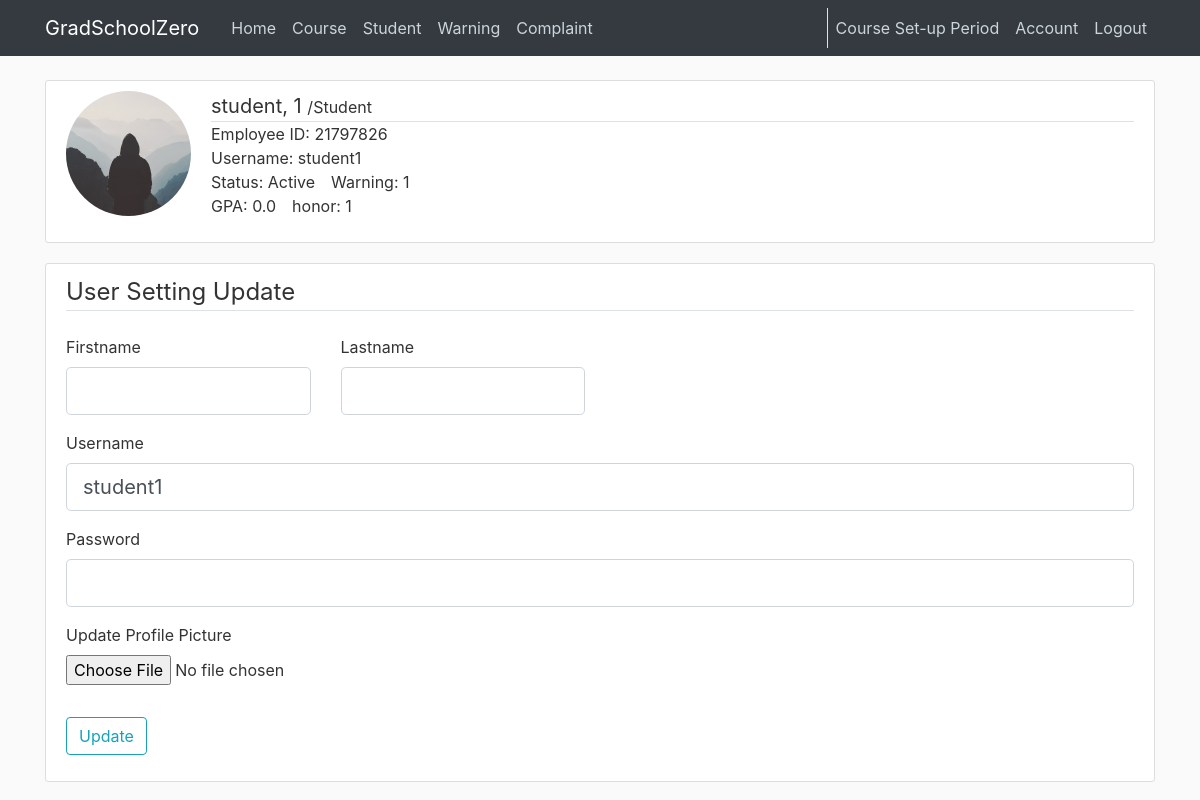
Page /account/ (signed in) on the committed database.
### cunyzero/models.py (models this page shows, shortened)
class Period(db.Model):#set-up, registration, running, or grading period
    id = db.Column(db.Integer, primary_key=True)
    period = db.Column(db.Integer, nullable = False, default=0)#periods passed
    def getPeriodName(self):# returns set-up, registration, running, or grading period
        remainder = self.period % 4
        if remainder==0:
            return "Course Set-up Period"

class Student(db.Model):
    ownerId = db.Column(db.Integer, primary_key=True)
    firstname = db.Column(db.String(30), nullable=False)
    lastname = db.Column(db.String(30), nullable=False)
    programId = db.Column(db.Integer, db.ForeignKey('program.id'), nullable=False)
    honor = db.Column(db.Integer, nullable = False, default=0)
    status = db.Column(db.String(20), default='Employed') # suspended, graduated, etc.
    fine = db.Column(db.Float, nullable = False, default=0)
    gpa = db.Column(db.Float, nullable = False, default=0.0)
    warning = db.Column(db.Integer, nullable = False, default=0) # ???????????
    enrollmentPermission = db.Column(db.Boolean, nullable=False, default=False)#special enrollment permission
    user = db.relationship('User', backref='studentOwner', lazy=True)
    courses = db.relationship('StudentCourse', backref='student', lazy=True)
    application = db.relationship('GraduationApplication', backref='applicant', lazy=True)
    warnings = db.relationship('Warning', backref='targetStudent', lazy=True) # get length by len(Student.warnings)

class User(db.Model, UserMixin):
    id = db.Column(db.Integer, primary_key=True)
    username = db.Column(db.String(20), unique=True, nullable=False)
    image_file = db.Column(db.String(20), nullable=False, default='default.jpg')
    password = db.Column(db.String(60), nullable=False)
    role = db.Column(db.String(30), nullable=False, default='Visitor')
    ownerId = db.Column(db.Integer, db.ForeignKey('visitor.ownerId'), db.ForeignKey('admin.ownerId'), db.ForeignKey('student.ownerId'), db.ForeignKey('instructor.ownerId'))
    def getPeriodName(self):
        return Period.query.all()[0].getPeriodName()

### cunyzero/routes.py (the view)
@app.route('/account/', methods=['GET', 'POST'])
@login_required
def account():
    form = UpdateAccountForm()
    if current_user.role == 'Student':
        owner = current_user.studentOwner
    elif current_user.role == 'Instructor':
        owner = current_user.instructorOwner
    else:
        owner = current_user.adminOwner
    if form.validate_on_submit():
        if form.picture.data:
            picture_file = save_picture(form.picture.data)
            current_user.image_file = picture_file
        if form.password.data:
            hashed_password = bcrypt.generate_password_hash(form.password.data).decode('utf-8')
            current_user.password = hashed_password
        current_user.username = form.username.data
        owner.firstname = form.firstname.data
        owner.lastname = form.lastname.data
        db.session.commit()
        flash('Your account has been updated!', 'success')
        return redirect(url_for('account'))
    elif request.method == 'GET':
        form.username.data = current_user.username
    image_file = url_for('static', filename= "profile_pics/" + current_user.image_file)
    return render_template("account.html", title="Account",
                           image_file=image_file, form=form, owner=owner)

### cunyzero/forms.py (shortened to what this page needs)
class UpdateAccountForm(FlaskForm):
    firstname = StringField('Firstname', validators=[DataRequired()])
    lastname = StringField('Lastname', validators=[DataRequired()])
    username = StringField('Username',
                           validators=[DataRequired(), Length(min=2, max=20)] )
    password = PasswordField('Password', validators=[DataRequired()])
    picture = FileField('Update Profile Picture', validators=[FileAllowed(['jpg', 'png'])])
    submit = SubmitField('Update')

### cunyzero/models.py (called while the page is built)
@login_manager.user_loader
def load_user(user_id):
    return User.query.get(int(user_id))

### cunyzero/templates/account.html (shortened to what this page needs)
{% extends "layout.html"%}
{% block content %}
    <div class="content-section">
        <div class="media">
        <img class="rounded-circle account-img" src="{{ image_file }}">
            <div class="media-body">
                <div class="lead border-bottom">
                    {% if current_user.role != 'Admin' %}
                        <strong>{{ owner.firstname }}, {{ owner.lastname }}</strong>
                        <small>/{{ current_user.role }}</small>
                    {% else %}
                        <strong>Admin</strong>
                    {% endif %}
                </div>
                <div class="media-content">
                    <div>Employee ID: {{ current_user.ownerId }}</div>
                    <div>Username: {{ current_user.username }}</div>
                    {% if current_user.role != 'Admin' %}
                        <div class="row ml-0">
                            {% if owner.status== 'Employed' %}
                            <div class="mr-3">Status: Active</div>
                            {% else %}
                            <div class="mr-3">Status: {{ owner.status }}</div>
                            {% endif %}
                            <div class="mr-3">Warning: {{ owner.warning }}</div>
                        </div>
                        {% if current_user.role == 'Student' %}
                        <div class="row ml-0">
                            <div class="mr-3">GPA: {{ owner.gpa }}</div>
                            <div class="mr-3">honor: {{ owner.honor }}</div>
                        </div>
                        {% endif %}
                    {% endif %}
                </div>
            </div>
        </div>
    </div>
    {% if current_user.role != 'Admin' %}
        <div class="content-section">
            <form method="POST", action="", enctype="multipart/form-data">
                <fieldset class="form-group">
                    <legend class="border-bottom mb-4">User Setting Update</legend>
                    <div class="row">
                        <div class="form-group col-md-3">
                            {{ form.firstname.label(class="form-control-label") }}
                            {% if form.firstname.errors %}
                                {{ form.firstname(class="form-control form-control-lg is-invalid") }}
                                <div class="invalid-feedback">
                                    {% for error in form.firstname.errors %}
                                        <span>{{ error }}</span>
                                    {% endfor%}
                                </div>
                            {% else %}
                                {{ form.firstname(class="form-control form-control-lg") }}
                            {% endif %}
                        </div>
                        <div class="form-group col-md-3">
                            {{ form.lastname.label(class="form-control-label") }}
                            {% if form.lastname.errors %}
                                {{ form.lastname(class="form-control form-control-lg is-invalid") }}
                                <div class="invalid-feedback">
                                    {% for error in form.lastname.errors %}
                                        <span>{{ error }}</span>
                                    {% endfor%}
                                </div>
                            {% else %}
                                {{ form.lastname(class="form-control form-control-lg") }}
                            {% endif %}
                        </div>
                    </div>
                    <div class="form-group">
                        {{ form.username.label(class="form-control-label") }}
                        {% if form.username.errors %}
                            {{ form.username(class="form-control form-control-lg is-invalid") }}
                            <div class="invalid-feedback">
                                {% for error in form.username.errors %}
                                    <span>{{ error }}</span>
                                {% endfor%}
                            </div>
                        {% else %}
                            {{ form.username(class="form-control form-control-lg") }}
                        {% endif %}
                    </div>
                    <div class="form-group">
                        {{ form.password.label(class="form-control-label") }}
                        {% if form.password.errors %}
                            {{ form.password(class="form-control form-control-lg is-invalid") }}
                            <div class="invalid-feedback">
                                {% for error in form.password.errors %}
                                    <span>{{ error }}</span>
                                {% endfor%}
                            </div>
                        {% else %}
                            {{ form.password(class="form-control form-control-lg") }}
                        {% endif %}
                    </div>
                    <div class="form-group">
                        {{ form.picture.label() }}
                        {{ form.picture(class="form-control-file") }}
                    </div>
                </fieldset>
                <div class="form-group">
                    {{ form.submit(class="btn btn-outline-info") }}
                </div>
            </form>
        </div>
    {% endif %}
{% endblock content %}

### cunyzero/templates/layout.html (shortened to what this page needs)
<!DOCTYPE html>
<html lang="en">
<head>
    <link rel="stylesheet" href="https://maxcdn.bootstrapcdn.com/bootstrap/4.0.0/css/bootstrap.min.css">
    <link rel="stylesheet" type="text/css" href="{{ url_for('static', filename='main.css') }}">
    <link rel="stylesheet" type="text/css" href="{{ url_for('static', filename='uicons-regular-rounded.css') }}">
</head>
<body id="bootstrap-overrides">
    <header class="site-header">
        <nav class="navbar navbar-expand-md navbar-dark bg-dark fixed-top">
            <div class="container">
                <a class="navbar-brand mr-4" href="/">GradSchoolZero</a>
                <div class="collapse navbar-collapse" id="navbarToggle">
                    <div class="navbar-nav mr-auto">
                        <a class="nav-item nav-link" href="{{ url_for('home') }}">Home</a>
                        {% if current_user.is_authenticated %}
                            {% if current_user.role == 'Visitor' %}
                                <a class="nav-item nav-link" href="{{ url_for('course_manage') }}">Course</a>
                                <a class="nav-item nav-link" href="{{ url_for('instructor_manage') }}">Instructor</a>
                            {% elif current_user.role == 'Student' %}
                                <a class="nav-item nav-link" href="{{url_for('register_course')}}">Course</a>
                                <a class="nav-item nav-link" href="{{ url_for('individual_review',role='Student',owner_id=current_user.ownerId)}}">Student</a>
                                <a class="nav-item nav-link" href="{{url_for('user_warning_page', userId=current_user.ownerId)}}">Warning</a>
                                <a class="nav-item nav-link" href="{{ url_for('student_file_complaint') }}">Complaint</a>
                            {% endif %}
                        {% endif %}
                    </div>
                    <div class="border-left navbar-nav">
                        {% if current_user.is_authenticated %}
                            {% if current_user.role == 'Visitor' %}
                                <a class="nav-item nav-link" href="{{ url_for('enrollment_application') }}">Enrollment</a>
                                <a class="nav-item nav-link" href="{{ url_for('logout') }}">Logout</a>
                            {% else %}
                                {% if current_user.role == "Admin" %}
                                    <a class="nav-item nav-link" href="{{ url_for('change_period') }}">{{current_user.getPeriodName()}}</a>
                                {% else %}
                                     <a class="nav-item nav-link">{{current_user.getPeriodName()}}</a>
                                {% endif %}
                                <a class="nav-item nav-link" href="{{ url_for('account') }}">Account</a>
                                <a class="nav-item nav-link" href="{{ url_for('logout') }}">Logout</a>
                            {% endif %}
                        {% else %}
                            <a class="nav-item nav-link" href="{{ url_for('login') }}">Login</a>
                            <a class="nav-item nav-link" href="{{ url_for('register') }}">Register</a>
                        {% endif %}
                    </div>
                </div>
            </div>
        </nav>
    </header>
    <main role="main" class="container">
        <div class="row">
            <div class="col-md-12">
                {% block content %}{% endblock %}
            </div>
        </div>
    </main>
</body>
</html>

### cunyzero/static/main.css (style rules this page uses)
body { background: #fafafa; color: #333333; margin-top: 5rem; }
.site-header .navbar-nav .nav-link { color: #cbd5db; }
.content-section { background: #ffffff; padding: 10px 20px; border: 1px solid #dddddd; border-radius: 3px; margin-bottom: 20px; }
.account-img { height: 125px; width: 125px; margin-right: 20px; margin-bottom: 16px; }

### rows in the picture
Period: getPeriodName "Course Set-up Period"
Student: firstname "student", lastname "1", warning "1", gpa "0.0", honor "1"
User: role "Student", ownerId "21797826", username "student1"
